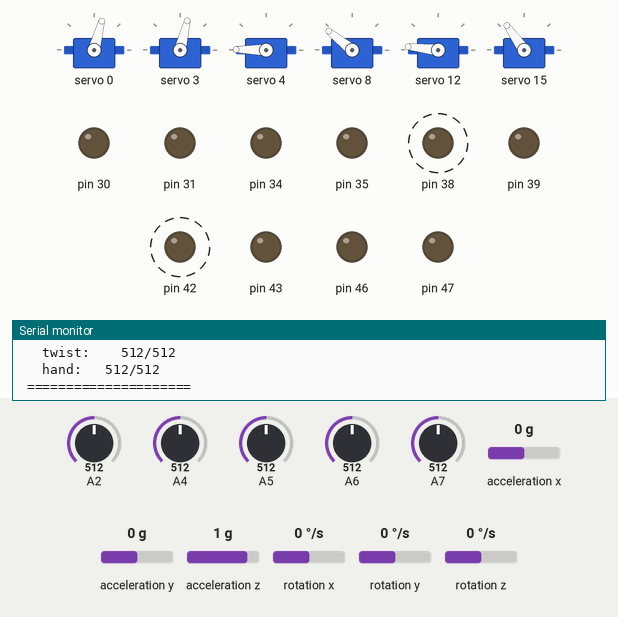
A sketch run on a simulated Arduino Mega 2560, built for the host (arithmetic inside an expression is 32-bit, double 64-bit). On the bench: 6 × servo, output pins drawn as LEDs (lit = HIGH), the last lines printed to the serial monitor. Dashed ring = blinking. The inputs (shaded band) are chosen by the test bench; at power-on: acceleration x 0 g, A2 = 512, A4 = 512, A6 = 512, A7 = 512, acceleration y 0 g, A5 = 512, acceleration z 1 g, rotation x 0 °/s, rotation y 0 °/s, rotation z 0 °/s.

Above: at 4.3 s.
4.4 s: acceleration x set to -1.4 g
At 5.8 s:
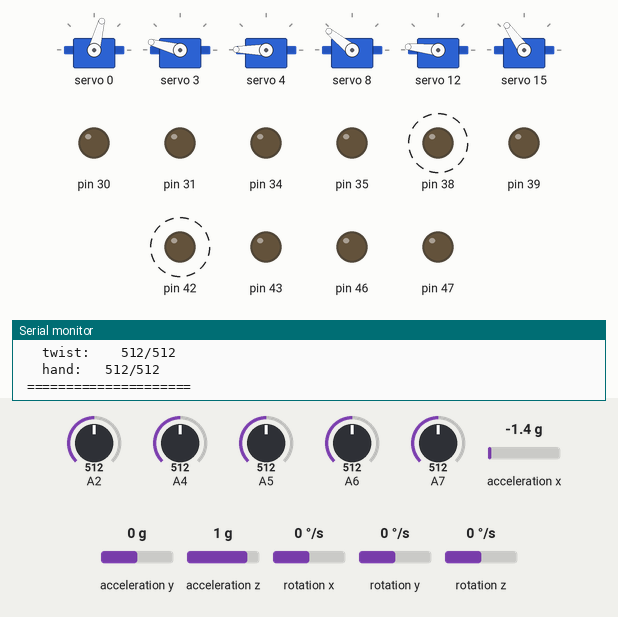
7.4 s: A2 set to 306
At 10.3 s:
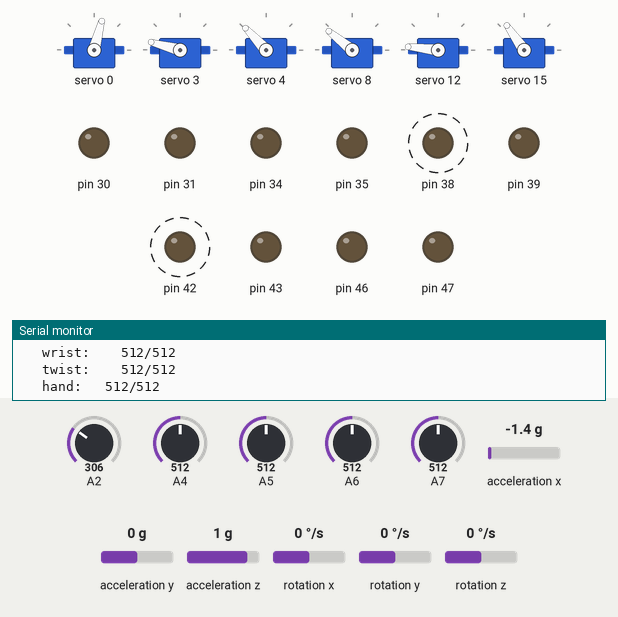
10.4 s: A4 set to 306
At 12.0 s:
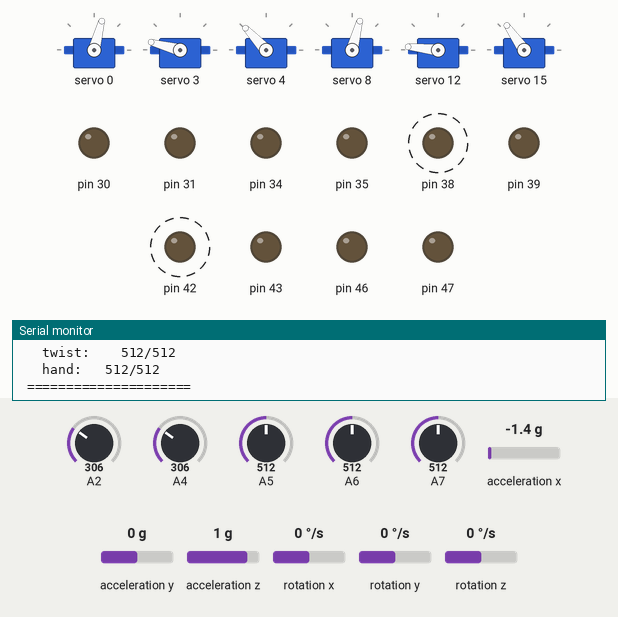
13.4 s: A6 set to 306
At 14.9 s:
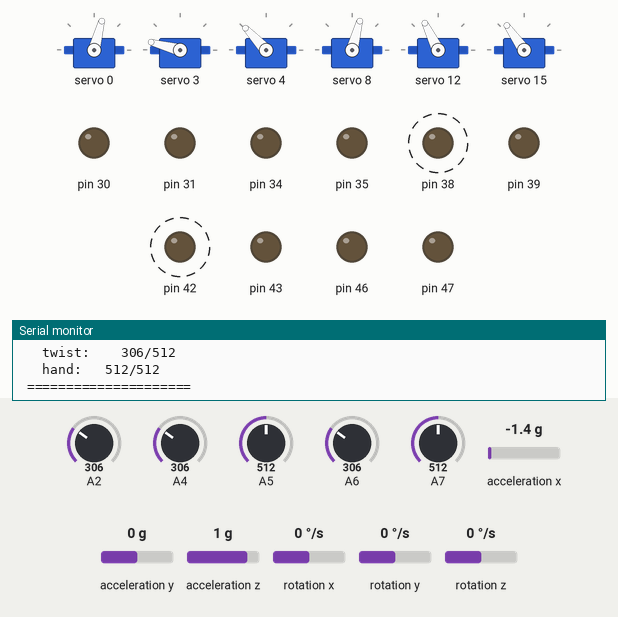
16.4 s: A7 set to 306
At 17.7 s:
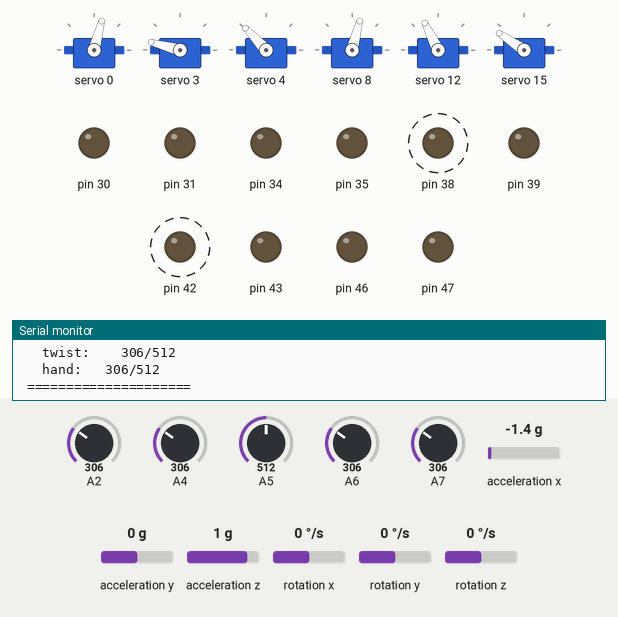
19.4 s: acceleration y set to -1.4 g
At 21.2 s:
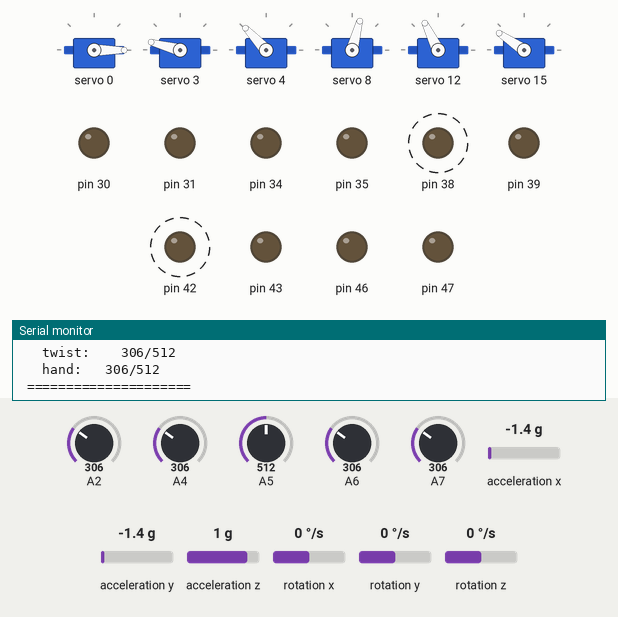
Timing chart, 0 to 23.4 s (numbered marks = the images above; inputs shaded):
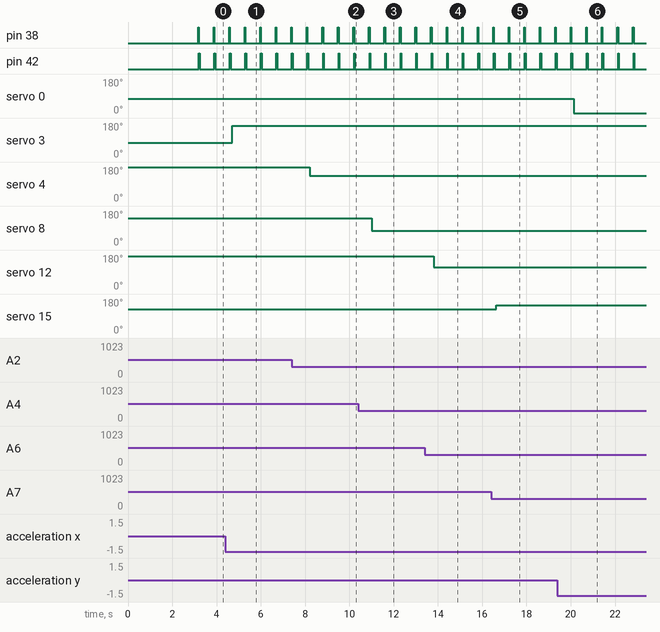

Measured:
- after the input at 4.4 s, servo 3: 76° → 165° after 0.30 s
- after the input at 7.4 s, servo 4: 179° → 133° after 0.81 s
- after the input at 10.4 s, servo 8: 141° → 75° after 0.62 s
- after the input at 13.4 s, servo 12: 174° → 116° after 0.42 s
- after the input at 16.4 s, servo 15: 125° → 146° after 0.23 s
- after the input at 19.4 s, servo 0: 75° → 0° after 0.73 s
- by itself, pin 38, pin 42: alternates HIGH for 0.03 s and LOW for 0.67 s

The sketch:

armMain.ino
```cpp
#include <Wire.h>
#include <Adafruit_PWMServoDriver.h>
#include "armConstraints.hpp"
#include <MPU6050_tockn.h>

//I2C definitions
Adafruit_PWMServoDriver pwm = Adafruit_PWMServoDriver(&Wire1, 0x40);
MPU6050 mpu6050(Wire); //address 0X68 I believe

//Globals
int cur_ang[6] = {OFF, OFF, OFF, OFF, OFF, OFF};
int set_ang[6] = {OFF, OFF, OFF, OFF, OFF, OFF};
float p0, p1, p2, p3, p4, p5;
int bits = 10;

void setup() {
  Serial.begin(9600);
  Wire.begin();
  pwm.begin();
  pwm.setPWMFreq(50);  // Analog servos run at ~60 Hz updates
  //Set output pins for each sensor's LED and Photoresistor
  pinMode(30,OUTPUT);pinMode(31,OUTPUT);
  pinMode(34,OUTPUT);pinMode(35,OUTPUT);
  pinMode(38,OUTPUT);pinMode(39,OUTPUT);
  pinMode(42,OUTPUT);pinMode(43,OUTPUT);
  pinMode(46,OUTPUT);pinMode(47,OUTPUT);
  delay(100);
  //analogReadResolution(bits);
  //Set PWM range values for each motor
  //OFF is defined in armConstraints.hpp as 4096
  pwm.setPWM(pins[shoulder_rot], 0, OFF);
  pwm.setPWM(pins[shoulder_ex], 0, OFF);
  pwm.setPWM(pins[elbow], 0, OFF);
  pwm.setPWM(pins[wrist_b], 0, OFF);
  pwm.setPWM(pins[wrist_t], 0, OFF);
  pwm.setPWM(pins[grip], 0, OFF);
  mpu6050.begin();
  mpu6050.calcGyroOffsets(false);
}

void loop() {
  Serial.println("=====================");
  mpu6050.update();

  Serial.print("  rotate: ");
  p0 = shoulderRotPercent();
  Serial.print(" ", p0);

  Serial.print("  extend: ");
  p1 = shoulderExtPercent();
  Serial.print(" ", p1);

  Serial.print("  elbow:  ");
  p2 = elbowPercent();
  Serial.print(" ", p2);

  Serial.print("  wrist:  ");
  p3 = wristPercent();
  Serial.print(" ", p3);

  Serial.print("  twist:  ");
  p4 = twistPercent();
  Serial.print(" ", p4);

  Serial.print("  hand:   ");
  p5 = gripPercent();
  Serial.print(" ", p5);
  Serial.println("=====================");

  perset(p0, p1, p2, p3, p4, p5);
  //Serial.println("after set");
  go();
  //Serial.println("after go");
  delay(500);
  Serial.println("=====================");
}
```

armConstraints.hpp
```cpp
#define JOINTS 6
#define OFF 4096
#define shoulder_rot 0 //Shoulder Rotate: back to front : 110 to 410
#define shoulder_ex 1  //Shoulder Extend: up to down : 75 to 375
#define elbow 2        //Elbow Bend: bent to strait : 100 to 350
#define wrist_b 3      //Wrist Bend: out to in : 100 to 405
#define wrist_t 4      //Wrist Twist: in to out : 110 to 415
#define grip 5         //Hand Gripper: open to closed : 125 to 280
//setPWM(channel, on, off) //Format for setting the PWM

// Servo Definitions
//{shoulder_rot, shoulder_ex, elbow, wrist_b, wrist_t, grip} //
const uint8_t pins[6] = {0, 3, 4, 8, 12, 15};
//const uint16_t smin[6] = {115, 100, 160, 130, 115, 150}; //Right arm minimums
//const uint16_t smax[6] = {435, 350, 400, 410, 250, 275}; //Right arm maximums
const uint16_t smin[6] = {85,  85, 250, 60, 175, 375}; //Left arm minimums
const uint16_t smax[6] = {455, 460, 490, 410, 480, 485}; //Left arm maximums
```

armSensors.ino
```cpp
// This function reads the sensor a number of times and
// takes the average of those. Then it returns the average.
int bendread(int outpin, int adc){
  static const int avg = 25;
  int data;
  digitalWrite(outpin,HIGH);
  delay(30);
  data = 0;
  for(int i=0;i<avg;i++){
    //delay(10);
    data = data + analogRead(adc);
  }
  data = data/avg;
  digitalWrite(outpin,LOW);
  //if (data > datamax) datamax = data;
  return data;
}

float accread(char axis){
  delay(10);
  static const int avg = 3;
  float ang = 0,dat = 0;
        //Serial.println("before for:");
  for(int i=0;i<avg;i++){
    mpu6050.update();
    switch(axis){
      case 'x':
        dat = mpu6050.getAccX();
        ang = constrain(dat,-1,1) + ang + 1;
        //Serial.print("ang:"); Serial.print(ang);Serial.println(axis);
        break;
      case 'y':
        dat = mpu6050.getAccY();
        ang = constrain(dat,-1,1) + ang + 1;
        //Serial.print("ang:"); Serial.print(ang);Serial.println(axis);
        break;
      default:
        Serial.println("Error running accread:");
        break;
    }
  }
        //Serial.println("after for:");
  ang = ang / avg;//calculate average angle
  return ang;
}


float gripPercent(){
  static int sensor_max5 = 0;
  int sdata;
  sdata = bendread(11,A7);
  sensor_max5 = max(sdata, sensor_max5);
  Serial.print(sdata);Serial.print("/");Serial.println(sensor_max5);
  return (1-float(sdata)/float(sensor_max5))*100;
}

float twistPercent(){
  static int sensor_max4 = 0;
  int sdata;
  sdata = bendread(10,A6);
  sensor_max4 = max(sdata, sensor_max4);
  Serial.print("\t");Serial.print(sdata);Serial.print("/");Serial.println(sensor_max4);
  return float(sdata)/float(sensor_max4)*100;
}

float wristPercent(){
  static int sensor_max3 = 0;
  int sdataT, sdataB;
  sdataB = bendread(38,A4);
  sdataT = bendread(42,A5);
  sensor_max3 = max(sdataB, sensor_max3);
  Serial.print("\t");Serial.print(sdataB);Serial.print("/");Serial.println(sensor_max3);
  return float(sdataB)/float(sensor_max3)*100;
}

float elbowPercent(){
  static int sensor_max2 = 0;
  int sdata;
  sdata = bendread(9,A2);
  sensor_max2 = max(sdata, sensor_max2);
  Serial.print("\t");Serial.print(sdata);Serial.print("/");Serial.println(sensor_max2);
  return float(sdata)/float(sensor_max2)*100;
}

float shoulderExtPercent(){
char axis = 'x';
float ang = accread(axis);
Serial.println(ang);
return (1-ang/2)*100;

}

float shoulderRotPercent(){
char axis = 'y';
float ang = accread(axis);
Serial.println(ang);
return ( ang/2)*100;
}
```

armServos.ino
```cpp
// This function determines the servo PWM value based
// off the percent posible movement values.
void perset(float j1, float j2, float j3, float j4, float j5, float j6) {
  j1 = min(j1, 100); j2 = min(j2, 100);
  j3 = min(j3, 100); j4 = min(j4, 100);
  j5 = min(j5, 100); j6 = min(j6, 100);
  set_ang[0] = int((j1 >= 0) ? (smin[0] + ((smax[0] - smin[0]) * j1 / 100)) : OFF);
  set_ang[1] = int((j2 >= 0) ? (smin[1] + ((smax[1] - smin[1]) * j2 / 100)) : OFF);
  set_ang[2] = int((j3 >= 0) ? (smin[2] + ((smax[2] - smin[2]) * j3 / 100)) : OFF);
  set_ang[3] = int((j4 >= 0) ? (smin[3] + ((smax[3] - smin[3]) * j4 / 100)) : OFF);
  set_ang[4] = int((j5 >= 0) ? (smin[4] + ((smax[4] - smin[4]) * j5 / 100)) : OFF);
  set_ang[5] = int((j6 >= 0) ? (smin[5] + ((smax[5] - smin[5]) * j6 / 100)) : OFF);
}

// This function is used to move the servos from the
// current values to the set values all simultaneously.
void go() {
//  int inc;
//  const int inc_val = 1;
//  while (set_ang[0] != cur_ang[0] || set_ang[1] != cur_ang[1] ||
//         set_ang[2] != cur_ang[2] || set_ang[3] != cur_ang[3] ||
//         set_ang[4] != cur_ang[4] || set_ang[5] != cur_ang[5]) {
//    for (uint8_t j = 0; j < JOINTS; j++) {
//      if (set_ang[j] > cur_ang[j]) {
//        if (set_ang[j] == OFF) {
//          cur_ang[j] == OFF;
//          inc = 0;
//        }
//        else inc = inc_val;
//      }
//      else if (set_ang[j] < cur_ang[j]) {
//        if (cur_ang[j] == OFF) {
//          cur_ang[j] = smin[j] + ((smax[j] - smin[j]) * 50 / 100);// set the current agle to 50% of the range of motion.
//          inc = 0;
//        }
//        else inc = -inc_val;
//      }
//      else {
//        inc = 0;
//      }
//      cur_ang[j] = cur_ang[j] + inc;
//      pwm.setPWM(pins[j], 0, cur_ang[j]);
//      Serial.print(cur_ang[j]);Serial.print(":");Serial.println(set_ang[j]);
//      if(j==5) Serial.println("go");
//    }
//    delay(1);
//  }
// this may not work if the motors are not plugged into ports 0-5
  for (uint8_t j = 0; j < JOINTS; j++) {
    cur_ang[j] = set_ang[j];
    pwm.setPWM(pins[j], 0, cur_ang[j]);
  }
}
```
